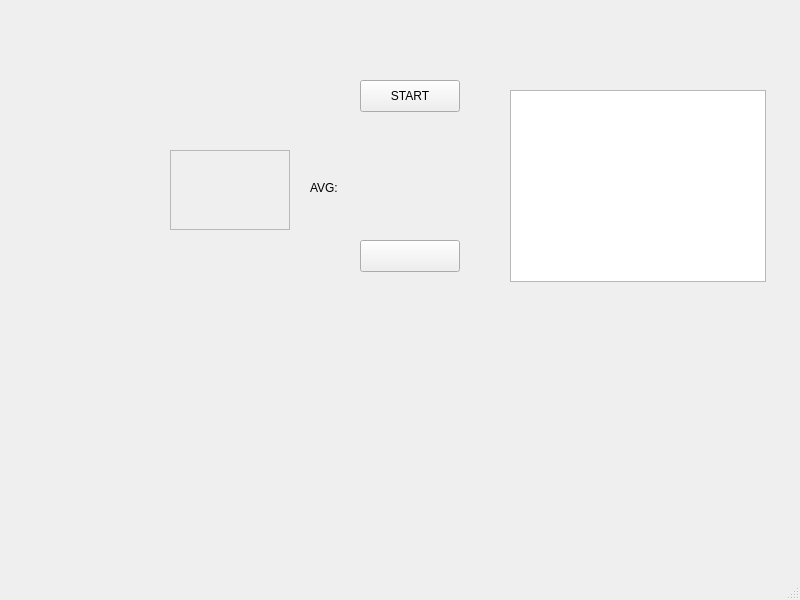
<?xml version="1.0" encoding="UTF-8"?>
<ui version="4.0">
 <class>MainWindow</class>
 <widget class="QMainWindow" name="MainWindow">
  <property name="geometry">
   <rect>
    <x>0</x>
    <y>0</y>
    <width>800</width>
    <height>600</height>
   </rect>
  </property>
  <property name="windowTitle">
   <string>MainWindow</string>
  </property>
  <widget class="QWidget" name="centralwidget">
   <widget class="QPushButton" name="pushButton">
    <property name="geometry">
     <rect>
      <x>360</x>
      <y>240</y>
      <width>100</width>
      <height>32</height>
     </rect>
    </property>
    <property name="text">
     <string/>
    </property>
   </widget>
   <widget class="QPushButton" name="pushButton_2">
    <property name="geometry">
     <rect>
      <x>360</x>
      <y>80</y>
      <width>100</width>
      <height>32</height>
     </rect>
    </property>
    <property name="text">
     <string>START</string>
    </property>
   </widget>
   <widget class="QListWidget" name="listWidget">
    <property name="geometry">
     <rect>
      <x>510</x>
      <y>90</y>
      <width>256</width>
      <height>192</height>
     </rect>
    </property>
   </widget>
   <widget class="QFrame" name="frame">
    <property name="geometry">
     <rect>
      <x>170</x>
      <y>150</y>
      <width>120</width>
      <height>80</height>
     </rect>
    </property>
    <property name="frameShape">
     <enum>QFrame::StyledPanel</enum>
    </property>
    <property name="frameShadow">
     <enum>QFrame::Raised</enum>
    </property>
   </widget>
   <widget class="QLabel" name="label">
    <property name="geometry">
     <rect>
      <x>310</x>
      <y>180</y>
      <width>58</width>
      <height>16</height>
     </rect>
    </property>
    <property name="text">
     <string>AVG:</string>
    </property>
   </widget>
   <widget class="QLabel" name="label_2">
    <property name="geometry">
     <rect>
      <x>380</x>
      <y>180</y>
      <width>58</width>
      <height>16</height>
     </rect>
    </property>
    <property name="text">
     <string/>
    </property>
   </widget>
  </widget>
  <widget class="QMenuBar" name="menubar">
   <property name="geometry">
    <rect>
     <x>0</x>
     <y>0</y>
     <width>800</width>
     <height>24</height>
    </rect>
   </property>
  </widget>
  <widget class="QStatusBar" name="statusbar"/>
 </widget>
 <resources/>
 <connections/>
</ui>
